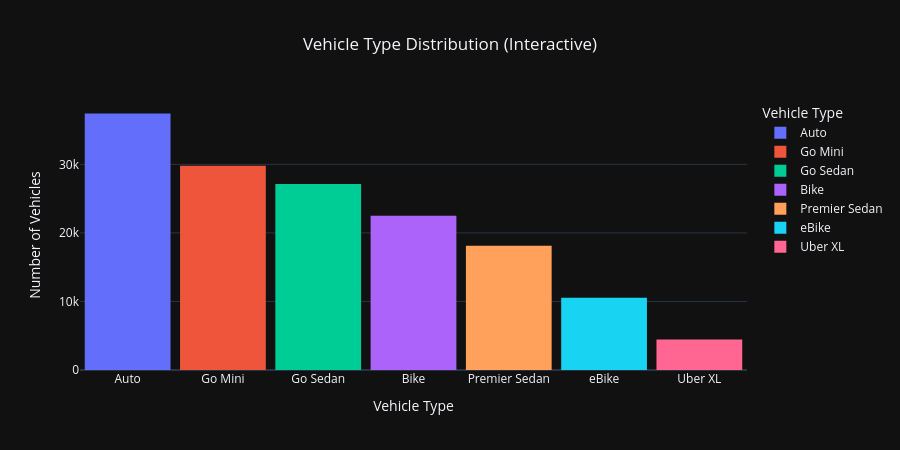

The notebook cell this image was saved under:
### Code cell
vehicle_counts = ride_data['Vehicle Type'].value_counts().index.tolist()

fig = px.histogram(
    ride_data,
    x='Vehicle Type',
    color='Vehicle Type',  # Colors the bars based on the vehicle type (like 'hue')
    title="Vehicle Type Distribution (Interactive)",
    category_orders={"Vehicle Type": vehicle_counts},
    labels={'Vehicle Type': 'Vehicle Type', 'count': 'Number of Vehicles'}, # Custom axis labels
    height=450  # Set the height of the plot
)

fig.update_layout(
    xaxis_title='Vehicle Type',
    yaxis_title='Number of Vehicles',
    title_x=0.5, # Center the title
    bargap=0.1 # Add a small gap between bars
)

fig.show()

### Figure 1 — Plotly figure (JSON) as saved in the notebook; plotly's stock layout.template omitted (floating-point values rounded to 4 significant figures; data arrays with more than 128 entries replaced by an {"elided": "..."} marker saying what was removed)
{"data": [{"bingroup": "x", "hovertemplate": "Vehicle Type=%{x}<br>count=%{y}<extra></extra>", "legendgroup": "Auto", "marker": {"color": "#636efa", "pattern": {"shape": ""}}, "name": "Auto", "orientation": "v", "showlegend": true, "x": {"elided": "37419 str values"}, "xaxis": "x", "yaxis": "y", "type": "histogram"}, {"bingroup": "x", "hovertemplate": "Vehicle Type=%{x}<br>count=%{y}<extra></extra>", "legendgroup": "Go Mini", "marker": {"color": "#EF553B", "pattern": {"shape": ""}}, "name": "Go Mini", "orientation": "v", "showlegend": true, "x": {"elided": "29806 str values"}, "xaxis": "x", "yaxis": "y", "type": "histogram"}, {"bingroup": "x", "hovertemplate": "Vehicle Type=%{x}<br>count=%{y}<extra></extra>", "legendgroup": "Go Sedan", "marker": {"color": "#00cc96", "pattern": {"shape": ""}}, "name": "Go Sedan", "orientation": "v", "showlegend": true, "x": {"elided": "27141 str values"}, "xaxis": "x", "yaxis": "y", "type": "histogram"}, {"bingroup": "x", "hovertemplate": "Vehicle Type=%{x}<br>count=%{y}<extra></extra>", "legendgroup": "Bike", "marker": {"color": "#ab63fa", "pattern": {"shape": ""}}, "name": "Bike", "orientation": "v", "showlegend": true, "x": {"elided": "22517 str values"}, "xaxis": "x", "yaxis": "y", "type": "histogram"}, {"bingroup": "x", "hovertemplate": "Vehicle Type=%{x}<br>count=%{y}<extra></extra>", "legendgroup": "Premier Sedan", "marker": {"color": "#FFA15A", "pattern": {"shape": ""}}, "name": "Premier Sedan", "orientation": "v", "showlegend": true, "x": {"elided": "18111 str values"}, "xaxis": "x", "yaxis": "y", "type": "histogram"}, {"bingroup": "x", "hovertemplate": "Vehicle Type=%{x}<br>count=%{y}<extra></extra>", "legendgroup": "eBike", "marker": {"color": "#19d3f3", "pattern": {"shape": ""}}, "name": "eBike", "orientation": "v", "showlegend": true, "x": {"elided": "10557 str values"}, "xaxis": "x", "yaxis": "y", "type": "histogram"}, {"bingroup": "x", "hovertemplate": "Vehicle Type=%{x}<br>count=%{y}<extra></extra>", "legendgroup": "Uber XL", "marker": {"color": "#FF6692", "pattern": {"shape": ""}}, "name": "Uber XL", "orientation": "v", "showlegend": true, "x": {"elided": "4449 str values"}, "xaxis": "x", "yaxis": "y", "type": "histogram"}], "layout": {"xaxis": {"anchor": "y", "domain": [0.0, 1.0], "title": {"text": "Vehicle Type"}, "categoryorder": "array", "categoryarray": ["Auto", "Go Mini", "Go Sedan", "Bike", "Premier Sedan", "eBike", "Uber XL"]}, "yaxis": {"anchor": "x", "domain": [0.0, 1.0], "title": {"text": "Number of Vehicles"}}, "legend": {"title": {"text": "Vehicle Type"}, "tracegroupgap": 0}, "title": {"text": "Vehicle Type Distribution (Interactive)", "x": 0.5}, "barmode": "relative", "height": 450, "bargap": 0.1}}
